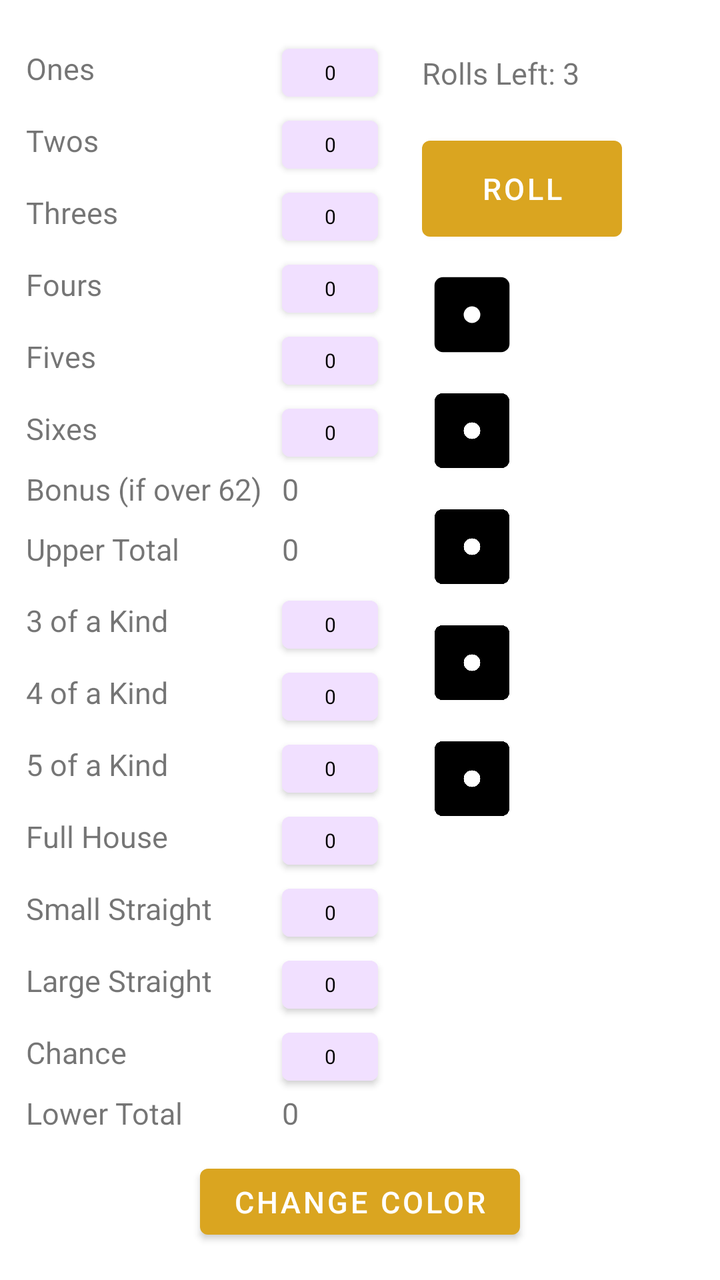
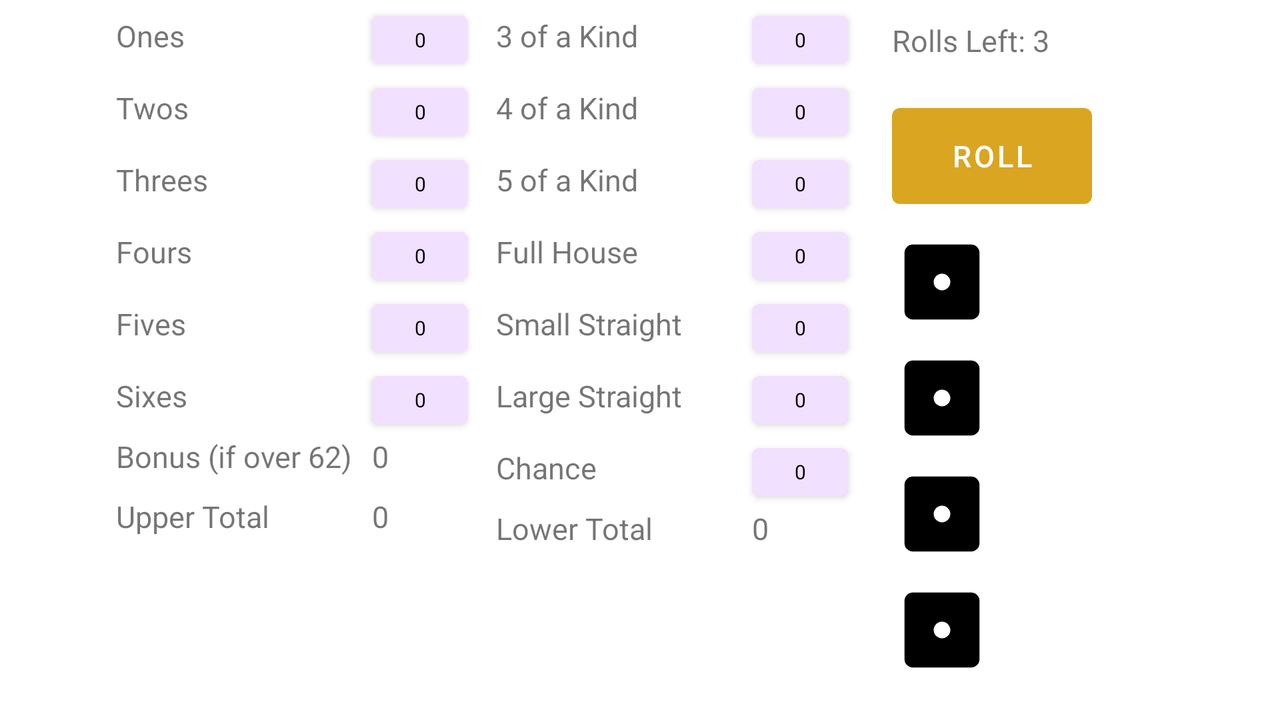

First picture: res/layout/ on a phone held upright. Second picture: the repository's own variant of that layout, on a device whose configuration matches the variant's folder. Source for both follows.
<!-- AndroidManifest.xml: application theme Theme.CubesForTheLonely -->
<!-- res/layout/activity_main.xml -->
<?xml version="1.0" encoding="utf-8"?>
<LinearLayout
    xmlns:android="http://schemas.android.com/apk/res/android"
    xmlns:app="http://schemas.android.com/apk/res-auto"
    xmlns:tools="http://schemas.android.com/tools"
    android:orientation="vertical"
    android:gravity="center"
    android:layout_width="match_parent"
    android:layout_height="match_parent"
    tools:context="com.zybooks.cubesforthelonely.MainActivity">

    <GridLayout
        android:id="@+id/full_grid"
        android:layout_width="wrap_content"
        android:layout_height="wrap_content"
        android:layout_margin="1dp"
        android:layout_marginEnd="32dp"
        android:columnCount="2"
        android:rowCount="1"
        android:useDefaultMargins="false"
        app:layout_constraintRight_toRightOf="parent"
        app:layout_constraintLeft_toLeftOf="parent"
        app:layout_constraintTop_toTopOf="parent"
        app:layout_constraintBottom_toBottomOf="parent">

        <GridLayout
            android:id="@+id/score_grid"
            android:layout_width="wrap_content"
            android:layout_height="wrap_content"
            android:layout_margin="1dp"
            android:columnCount="2"
            android:rowCount="16"
            android:useDefaultMargins="false"
            app:layout_constraintRight_toRightOf="parent"
            app:layout_constraintTop_toTopOf="parent">

            <TextView
                style="@style/NumberLabel"
                android:text="Ones" />

            <Button
                android:id="@+id/onesText"
                style="@style/ScoreButton"
                android:onClick="onScoreClick"
                android:text="@string/ones_score" />

            <TextView
                style="@style/NumberLabel"
                android:text="Twos" />

            <Button
                android:id="@+id/twosText"
                style="@style/ScoreButton"
                android:onClick="onScoreClick"
                android:text="@string/twos_score" />

            <TextView
                style="@style/NumberLabel"
                android:text="Threes" />

            <Button
                android:id="@+id/threesText"
                style="@style/ScoreButton"
                android:onClick="onScoreClick"
                android:text="@string/threes_score" />

            <TextView
                style="@style/NumberLabel"
                android:text="Fours" />

            <Button
                android:id="@+id/foursText"
                style="@style/ScoreButton"
                android:onClick="onScoreClick"
                android:text="@string/fours_score" />

            <TextView
                style="@style/NumberLabel"
                android:text="Fives" />

            <Button
                android:id="@+id/fivesText"
                style="@style/ScoreButton"
                android:onClick="onScoreClick"
                android:text="@string/fives_score" />

            <TextView
                style="@style/NumberLabel"
                android:text="Sixes" />

            <Button
                android:id="@+id/sixesText"
                style="@style/ScoreButton"
                android:onClick="onScoreClick"
                android:text="@string/sixes_score" />

            <TextView
                style="@style/NumberLabel"
                android:text="Bonus (if over 62)" />

            <TextView
                android:id="@+id/upperBonusText"
                style="@style/TotalScoreLabel"
                android:fontFamily="@font/architects_daughter"
                android:text="@string/upper_bonus_score" />

            <TextView
                style="@style/NumberLabel"
                android:text="Upper Total" />

            <TextView
                android:id="@+id/upperScore"
                style="@style/TotalScoreLabel"
                android:fontFamily="@font/architects_daughter"
                android:text="@string/upper_score" />

            <TextView
                style="@style/NumberLabel"
                android:text="3 of a Kind" />

            <Button
                android:id="@+id/threeKindScore"
                style="@style/ScoreButton"
                android:onClick="onScoreClick"
                android:text="@string/three_kind_score" />

            <TextView
                style="@style/NumberLabel"
                android:text="4 of a Kind" />

            <Button
                android:id="@+id/fourKindScore"
                style="@style/ScoreButton"
                android:fontFamily="@font/architects_daughter"
                android:onClick="onScoreClick"
                android:text="@string/four_kind_score" />

            <TextView
                style="@style/NumberLabel"
                android:text="5 of a Kind" />

            <Button
                android:id="@+id/fiveKindScore"
                style="@style/ScoreButton"
                android:onClick="onScoreClick"
                android:text="@string/five_kind_score" />

            <TextView
                style="@style/NumberLabel"
                android:text="Full House" />

            <Button
                android:id="@+id/fullHouseScore"
                style="@style/ScoreButton"
                android:onClick="onScoreClick"
                android:text="@string/full_house_score" />

            <TextView
                style="@style/NumberLabel"
                android:text="Small Straight" />

            <Button
                android:id="@+id/smallStraightScore"
                style="@style/ScoreButton"
                android:onClick="onScoreClick"
                android:text="@string/small_straight_score" />

            <TextView
                style="@style/NumberLabel"
                android:text="Large Straight" />

            <Button
                android:id="@+id/largeStraightScore"
                style="@style/ScoreButton"
                android:onClick="onScoreClick"
                android:text="@string/large_straight_score" />

            <TextView
                style="@style/NumberLabel"
                android:text="Chance" />

            <Button
                android:id="@+id/chanceScore"
                style="@style/ScoreButton"
                android:onClick="onScoreClick"
                android:text="@string/chance_score" />

            <TextView
                style="@style/NumberLabel"
                android:text="Lower Total" />

            <TextView
                android:id="@+id/lowerScore"
                style="@style/TotalScoreLabel"
                android:fontFamily="@font/architects_daughter"
                android:text="@string/lower_score" />
        </GridLayout>


        <GridLayout
            android:id="@+id/dice_grid"
            android:layout_width="wrap_content"
            android:layout_height="wrap_content"
            android:layout_margin="5dp"
            android:columnCount="1"
            android:rowCount="7"
            android:useDefaultMargins="true"
            android:visibility="visible"
            app:layout_constraintBottom_toBottomOf="parent"
            app:layout_constraintHorizontal_bias="0.40"
            app:layout_constraintLeft_toRightOf="@id/score_grid"
            app:layout_constraintTop_toTopOf="parent">

            <TextView
                android:id="@+id/rollCountView"
                style="@style/NumberLabel"
                android:text="Rolls Left: 3" />


            <Button
                android:id="@+id/rollButton"
                style="@style/RollButton"
                android:onClick="onRollClick"
                android:text="Roll" />

            <ImageView
                android:id="@+id/die1"
                style="@style/DieView"
                android:onClick="onDieClick"
                android:src="@drawable/dice_1"
                tools:ignore="SpeakableTextPresentCheck" />

            <ImageView
                android:id="@+id/die2"
                style="@style/DieView"
                android:onClick="onDieClick"
                android:src="@drawable/dice_1"
                app:layout_constraintLeft_toLeftOf="@id/die1"
                tools:ignore="SpeakableTextPresentCheck" />

            <ImageView
                android:id="@+id/die3"
                style="@style/DieView"
                android:onClick="onDieClick"
                android:src="@drawable/dice_1"
                app:layout_constraintLeft_toLeftOf="@id/die2"
                tools:ignore="SpeakableTextPresentCheck" />

            <ImageView
                android:id="@+id/die4"
                style="@style/DieView"
                android:onClick="onDieClick"
                android:src="@drawable/dice_1"
                app:layout_constraintLeft_toLeftOf="@id/die3"
                tools:ignore="SpeakableTextPresentCheck" />

            <ImageView
                android:id="@+id/die5"
                style="@style/DieView"
                android:onClick="onDieClick"
                android:src="@drawable/dice_1"
                app:layout_constraintLeft_toLeftOf="@id/die4"
                tools:ignore="SpeakableTextPresentCheck" />

        </GridLayout>
    </GridLayout>
    <Button
        android:id="@+id/changeColorButton"
        style="@style/stringButton"
        android:onClick="onChangeColorClick"
        android:text="Change Color"
        />

</LinearLayout>
<!-- resources referenced by this layout -->
<resources>
  <!-- drawable dice_1 (drawable) -->
  <vector xmlns:android="http://schemas.android.com/apk/res/android"
      android:height="12dp"
      android:width="12dp"
      android:viewportWidth="24"
      android:viewportHeight="24">
      <path android:fillColor="#000" android:pathData="M5,3H19A2,2 0 0,1 21,5V19A2,2 0 0,1 19,21H5A2,2 0 0,1 3,19V5A2,2 0 0,1 5,3M12,10A2,2 0 0,0 10,12A2,2 0 0,0 12,14A2,2 0 0,0 14,12A2,2 0 0,0 12,10Z" />
  </vector>
  <string name="chance_score">0</string>
  <string name="five_kind_score">0</string>
  <string name="fives_score">0</string>
  <string name="four_kind_score">0</string>
  <string name="fours_score">0</string>
  <string name="full_house_score">0</string>
  <string name="large_straight_score">0</string>
  <string name="lower_score">0</string>
  <string name="ones_score">0</string>
  <string name="sixes_score">0</string>
  <string name="small_straight_score">0</string>
  <string name="three_kind_score">0</string>
  <string name="threes_score">0</string>
  <string name="twos_score">0</string>
  <string name="upper_bonus_score">0</string>
  <string name="upper_score">0</string>
  <style name="DieView">
          <item name="android:layout_height">50dp</item>
          <item name="android:layout_width">50dp</item>
          <item name="android:textSize">15sp</item>
      </style>
  <style name="NumberLabel">
          <item name="android:layout_height">30dp</item>
          <item name="android:layout_width">128dp</item>
          <item name="android:textSize">15sp</item>
      </style>
  <style name="RollButton">
          <item name="android:layout_height">60dp</item>
          <item name="android:layout_width">100dp</item>
          <item name="android:textSize">15sp</item>
      </style>
  <style name="ScoreButton">
          <item name="android:layout_height">36dp</item>
          <item name="android:layout_width">48dp</item>
          <item name="android:textSize">10sp</item>
          <item name="android:fontFamily">@font/architects_daughter</item>
          <item name="android:backgroundTint">#F1E0FF</item>
          <item name="android:textColor">#000000</item>
      </style>
  <style name="TotalScoreLabel">
          <item name="android:layout_height">30dp</item>
          <item name="android:layout_width">60dp</item>
          <item name="android:textSize">15sp</item>
      </style>
  <style name="stringButton">
          <item name="android:layout_height">45dp</item>
          <item name="android:layout_width">160dp</item>
          <item name="android:textSize">15sp</item>
      </style>
  <style name="Theme.CubesForTheLonely" parent="Theme.MaterialComponents.DayNight.DarkActionBar">
          
          <item name="colorPrimary">@color/purple_500</item>
          <item name="colorPrimaryVariant">@color/purple_700</item>
          <item name="colorOnPrimary">@color/white</item>
          
          <item name="colorSecondary">@color/teal_200</item>
          <item name="colorSecondaryVariant">@color/teal_700</item>
          <item name="colorOnSecondary">@color/black</item>
          
          <item name="android:statusBarColor" tools:targetApi="l">?attr/colorPrimaryVariant</item>
          
      </style>
  <color name="purple_500">#DAA520</color>
  <color name="purple_700">#000000</color>
  <color name="white">#FFFFFFFF</color>
  <color name="teal_200">#FF03DAC5</color>
  <color name="teal_700">#FF018786</color>
  <color name="black">#FF000000</color>
</resources>
<!-- res/layout-land/activity_main.xml (the repository's variant of the layout above) -->
<!-- drawn on the phone turned sideways -->
<?xml version="1.0" encoding="utf-8"?>
<LinearLayout
    xmlns:android="http://schemas.android.com/apk/res/android"
    xmlns:app="http://schemas.android.com/apk/res-auto"
    xmlns:tools="http://schemas.android.com/tools"
    android:orientation="vertical"
    android:gravity="center"
    android:layout_width="match_parent"
    android:layout_height="match_parent"
    tools:context="com.zybooks.cubesforthelonely.MainActivity">

    <GridLayout
        android:id="@+id/full_grid"
        android:layout_width="wrap_content"
        android:layout_height="wrap_content"
        android:layout_margin="1dp"
        android:layout_marginEnd="32dp"
        android:columnCount="3"
        android:rowCount="1"
        android:useDefaultMargins="false"
        app:layout_constraintRight_toRightOf="parent"
        app:layout_constraintLeft_toLeftOf="parent"
        app:layout_constraintTop_toTopOf="parent">

        <GridLayout
            android:id="@+id/score_grid"
            android:layout_width="wrap_content"
            android:layout_height="wrap_content"
            android:layout_margin="1dp"
            android:columnCount="2"
            android:rowCount="8"
            android:useDefaultMargins="false"
            app:layout_constraintRight_toRightOf="parent"
            app:layout_constraintTop_toTopOf="parent">

            <TextView
                style="@style/NumberLabel"
                android:text="Ones" />

            <Button
                android:id="@+id/onesText"
                style="@style/ScoreButton"
                android:onClick="onScoreClick"
                android:text="@string/ones_score" />

            <TextView
                style="@style/NumberLabel"
                android:text="Twos" />

            <Button
                android:id="@+id/twosText"
                style="@style/ScoreButton"
                android:onClick="onScoreClick"
                android:text="@string/twos_score" />

            <TextView
                style="@style/NumberLabel"
                android:text="Threes" />

            <Button
                android:id="@+id/threesText"
                style="@style/ScoreButton"
                android:onClick="onScoreClick"
                android:text="@string/threes_score" />

            <TextView
                style="@style/NumberLabel"
                android:text="Fours" />

            <Button
                android:id="@+id/foursText"
                style="@style/ScoreButton"
                android:onClick="onScoreClick"
                android:text="@string/fours_score" />

            <TextView
                style="@style/NumberLabel"
                android:text="Fives" />

            <Button
                android:id="@+id/fivesText"
                style="@style/ScoreButton"
                android:onClick="onScoreClick"
                android:text="@string/fives_score" />

            <TextView
                style="@style/NumberLabel"
                android:text="Sixes" />

            <Button
                android:id="@+id/sixesText"
                style="@style/ScoreButton"
                android:onClick="onScoreClick"
                android:text="@string/sixes_score" />

            <TextView
                style="@style/NumberLabel"
                android:text="Bonus (if over 62)" />

            <TextView
                android:id="@+id/upperBonusText"
                style="@style/TotalScoreLabel"
                android:fontFamily="@font/architects_daughter"
                android:text="@string/upper_bonus_score" />

            <TextView
                style="@style/NumberLabel"
                android:text="Upper Total" />

            <TextView
                android:id="@+id/upperScore"
                style="@style/TotalScoreLabel"
                android:fontFamily="@font/architects_daughter"
                android:text="@string/upper_score" />
        </GridLayout>

        <GridLayout
            android:id="@+id/lower_score_grid"
            android:layout_width="wrap_content"
            android:layout_height="wrap_content"
            android:layout_margin="1dp"
            android:columnCount="2"
            android:rowCount="16"
            android:useDefaultMargins="false"
            app:layout_constraintRight_toRightOf="parent"
            app:layout_constraintTop_toTopOf="parent">

            <TextView
                style="@style/NumberLabel"
                android:text="3 of a Kind" />

            <Button
                android:id="@+id/threeKindScore"
                style="@style/ScoreButton"
                android:onClick="onScoreClick"
                android:text="@string/three_kind_score" />

            <TextView
                style="@style/NumberLabel"
                android:text="4 of a Kind" />

            <Button
                android:id="@+id/fourKindScore"
                style="@style/ScoreButton"
                android:fontFamily="@font/architects_daughter"
                android:onClick="onScoreClick"
                android:text="@string/four_kind_score" />

            <TextView
                style="@style/NumberLabel"
                android:text="5 of a Kind" />

            <Button
                android:id="@+id/fiveKindScore"
                style="@style/ScoreButton"
                android:onClick="onScoreClick"
                android:text="@string/five_kind_score" />

            <TextView
                style="@style/NumberLabel"
                android:text="Full House" />

            <Button
                android:id="@+id/fullHouseScore"
                style="@style/ScoreButton"
                android:onClick="onScoreClick"
                android:text="@string/full_house_score" />

            <TextView
                style="@style/NumberLabel"
                android:text="Small Straight" />

            <Button
                android:id="@+id/smallStraightScore"
                style="@style/ScoreButton"
                android:onClick="onScoreClick"
                android:text="@string/small_straight_score" />

            <TextView
                style="@style/NumberLabel"
                android:text="Large Straight" />

            <Button
                android:id="@+id/largeStraightScore"
                style="@style/ScoreButton"
                android:onClick="onScoreClick"
                android:text="@string/large_straight_score" />

            <TextView
                style="@style/NumberLabel"
                android:text="Chance" />

            <Button
                android:id="@+id/chanceScore"
                style="@style/ScoreButton"
                android:onClick="onScoreClick"
                android:text="@string/chance_score" />

            <TextView
                style="@style/NumberLabel"
                android:text="Lower Total" />

            <TextView
                android:id="@+id/lowerScore"
                style="@style/TotalScoreLabel"
                android:fontFamily="@font/architects_daughter"
                android:text="@string/lower_score" />
        </GridLayout>


            <GridLayout
                android:id="@+id/dice_grid"
                android:layout_width="wrap_content"
                android:layout_height="wrap_content"
                android:layout_margin="5dp"
                android:columnCount="1"
                android:rowCount="7"
                android:useDefaultMargins="true"
                android:visibility="visible"
                app:layout_constraintBottom_toBottomOf="parent"
                app:layout_constraintHorizontal_bias="0.40"
                app:layout_constraintLeft_toRightOf="@id/score_grid"
                app:layout_constraintTop_toTopOf="parent">

                <TextView
                    android:id="@+id/rollCountView"
                    style="@style/NumberLabel"
                    android:text="Rolls Left: 3" />


                <Button
                    android:id="@+id/rollButton"
                    style="@style/RollButton"
                    android:onClick="onRollClick"
                    android:text="Roll" />

                <ImageView
                    android:id="@+id/die1"
                    style="@style/DieView"
                    android:onClick="onDieClick"
                    android:src="@drawable/dice_1"
                    tools:ignore="SpeakableTextPresentCheck" />

                <ImageView
                    android:id="@+id/die2"
                    style="@style/DieView"
                    android:onClick="onDieClick"
                    android:src="@drawable/dice_1"
                    app:layout_constraintLeft_toLeftOf="@id/die1"
                    tools:ignore="SpeakableTextPresentCheck" />

                <ImageView
                    android:id="@+id/die3"
                    style="@style/DieView"
                    android:onClick="onDieClick"
                    android:src="@drawable/dice_1"
                    app:layout_constraintLeft_toLeftOf="@id/die2"
                    tools:ignore="SpeakableTextPresentCheck" />

                <ImageView
                    android:id="@+id/die4"
                    style="@style/DieView"
                    android:onClick="onDieClick"
                    android:src="@drawable/dice_1"
                    app:layout_constraintLeft_toLeftOf="@id/die3"
                    tools:ignore="SpeakableTextPresentCheck" />

                <ImageView
                    android:id="@+id/die5"
                    style="@style/DieView"
                    android:onClick="onDieClick"
                    android:src="@drawable/dice_1"
                    app:layout_constraintLeft_toLeftOf="@id/die4"
                    tools:ignore="SpeakableTextPresentCheck" />

            </GridLayout>
    </GridLayout>

</LinearLayout>
<!-- resources referenced by the variant -->
<!-- as the phone turned sideways resolves them -->
<resources>
  <!-- drawable dice_1 (drawable) -->
  <vector xmlns:android="http://schemas.android.com/apk/res/android"
      android:height="12dp"
      android:width="12dp"
      android:viewportWidth="24"
      android:viewportHeight="24">
      <path android:fillColor="#000" android:pathData="M5,3H19A2,2 0 0,1 21,5V19A2,2 0 0,1 19,21H5A2,2 0 0,1 3,19V5A2,2 0 0,1 5,3M12,10A2,2 0 0,0 10,12A2,2 0 0,0 12,14A2,2 0 0,0 14,12A2,2 0 0,0 12,10Z" />
  </vector>
  <string name="chance_score">0</string>
  <string name="five_kind_score">0</string>
  <string name="fives_score">0</string>
  <string name="four_kind_score">0</string>
  <string name="fours_score">0</string>
  <string name="full_house_score">0</string>
  <string name="large_straight_score">0</string>
  <string name="lower_score">0</string>
  <string name="ones_score">0</string>
  <string name="sixes_score">0</string>
  <string name="small_straight_score">0</string>
  <string name="three_kind_score">0</string>
  <string name="threes_score">0</string>
  <string name="twos_score">0</string>
  <string name="upper_bonus_score">0</string>
  <string name="upper_score">0</string>
  <style name="DieView">
          <item name="android:layout_height">50dp</item>
          <item name="android:layout_width">50dp</item>
          <item name="android:textSize">15sp</item>
      </style>
  <style name="NumberLabel">
          <item name="android:layout_height">30dp</item>
          <item name="android:layout_width">128dp</item>
          <item name="android:textSize">15sp</item>
      </style>
  <style name="RollButton">
          <item name="android:layout_height">60dp</item>
          <item name="android:layout_width">100dp</item>
          <item name="android:textSize">15sp</item>
      </style>
  <style name="ScoreButton">
          <item name="android:layout_height">36dp</item>
          <item name="android:layout_width">48dp</item>
          <item name="android:textSize">10sp</item>
          <item name="android:fontFamily">@font/architects_daughter</item>
          <item name="android:backgroundTint">#F1E0FF</item>
          <item name="android:textColor">#000000</item>
      </style>
  <style name="TotalScoreLabel">
          <item name="android:layout_height">30dp</item>
          <item name="android:layout_width">60dp</item>
          <item name="android:textSize">15sp</item>
      </style>
  <style name="Theme.CubesForTheLonely" parent="Theme.MaterialComponents.DayNight.DarkActionBar">
          
          <item name="colorPrimary">@color/purple_500</item>
          <item name="colorPrimaryVariant">@color/purple_700</item>
          <item name="colorOnPrimary">@color/white</item>
          
          <item name="colorSecondary">@color/teal_200</item>
          <item name="colorSecondaryVariant">@color/teal_700</item>
          <item name="colorOnSecondary">@color/black</item>
          
          <item name="android:statusBarColor" tools:targetApi="l">?attr/colorPrimaryVariant</item>
          
      </style>
  <color name="purple_500">#DAA520</color>
  <color name="purple_700">#000000</color>
  <color name="white">#FFFFFFFF</color>
  <color name="teal_200">#FF03DAC5</color>
  <color name="teal_700">#FF018786</color>
  <color name="black">#FF000000</color>
</resources>
